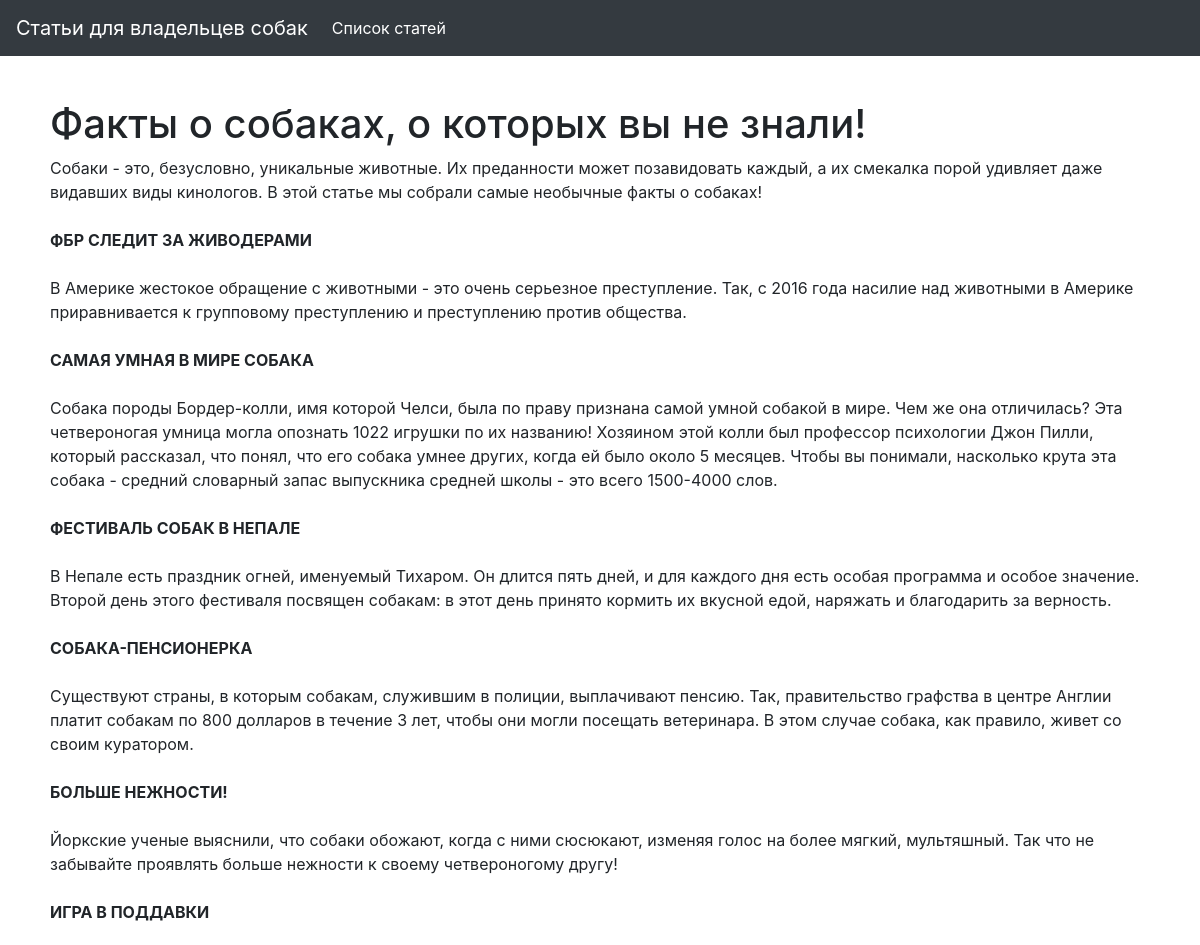
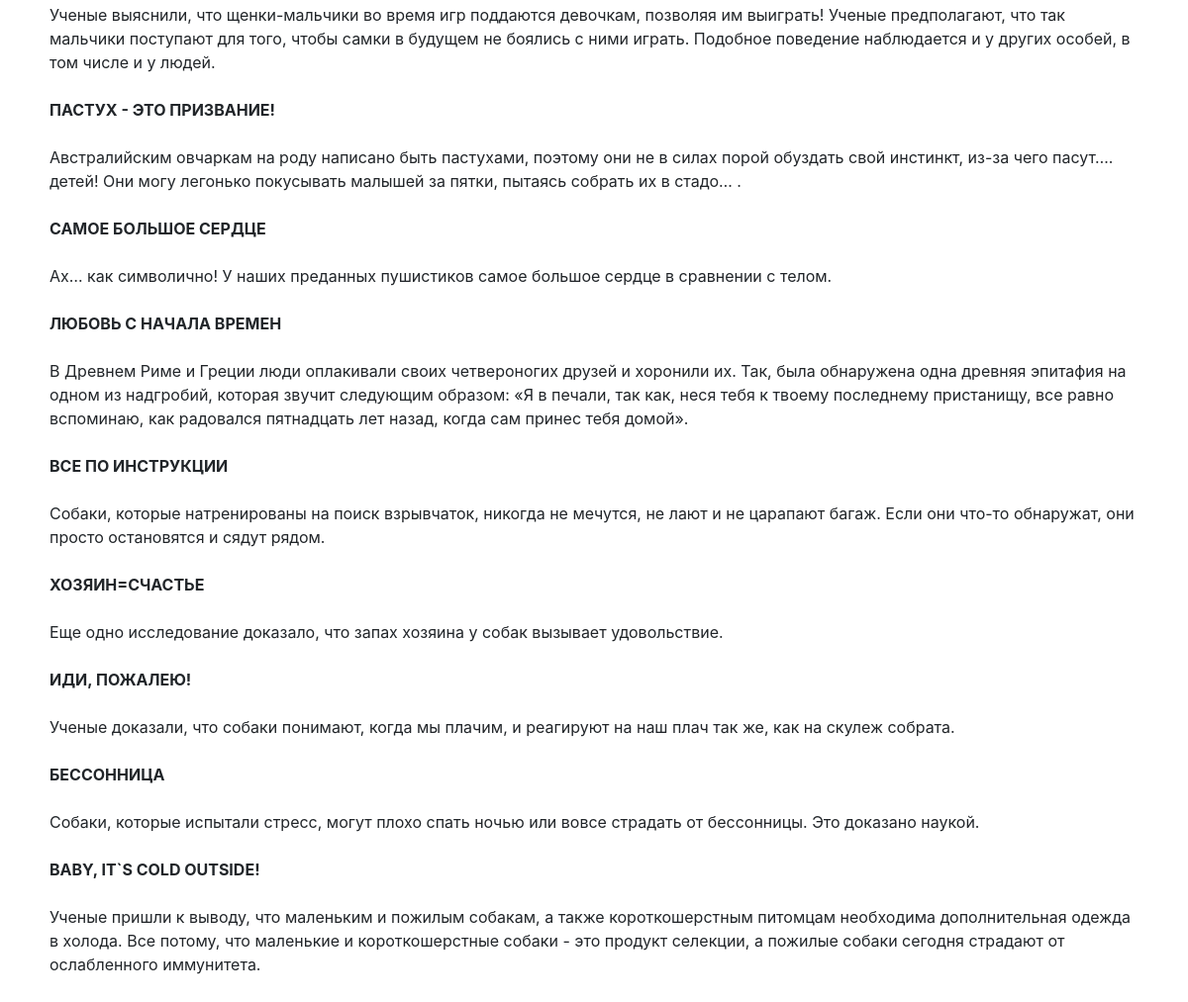
/advices.php?id=2, run on the app's committed database (2 pictures, top to bottom).
### tables this page shows
CREATE TABLE `advices` (
  `id` int(11) NOT NULL,
  `name` varchar(255) NOT NULL,
  `description` text NOT NULL,
  `rate` int(11) NOT NULL DEFAULT 0
);

### libs/write_html.php (called while the page is built)
<?php
function write_html ($title, $body){
	$str = file_get_contents("templates/base.html");
	$str = str_replace(array("{{title}}", "{{body}}"),array($title, $body), $str);
	return $str;
}

### advices.php (the view, shortened to what this page needs)
<?php
include('libs/write_html.php');
$mysqli = connect();
$res = $mysqli->query("SELECT * FROM advices WHERE id= ".$_GET['id']);
$row = $res->fetch_assoc();
$body =
	<<<EOF
		<h1>{$row["name"]}</h1>
		<p>{$row["description"]}</p>
	EOF;
print(write_html($row["name"],$body));

### data on the page
advices: name "Статьи для владельцев собак Список статей", name "Факты о собаках, о которых вы не знали!", description "Собаки - это, безусловно, уникальные животные. Их преданности может позавидовать каждый, а их смекалка порой удивляет даже видавших виды кинологов. В этой статье мы собрали самые необычные факты о собаках! ФБР СЛЕДИТ ЗА ЖИВОДЕРАМИ В Америке жестокое обращение с животными - это очень серьезное преступление. Так, с 2016 года насилие над животными в Америке приравнивается к групповому преступлению и преступлению против общества. САМАЯ УМНАЯ В МИРЕ СОБАКА Собака породы Бордер-колли, имя которой Челси, была по праву признана самой умной собакой в мире. Чем же она отличилась? Эта четвероногая умница могла опознать 1022 игрушки по их названию! Хозяином этой колли был профессор психологии Джон…"
